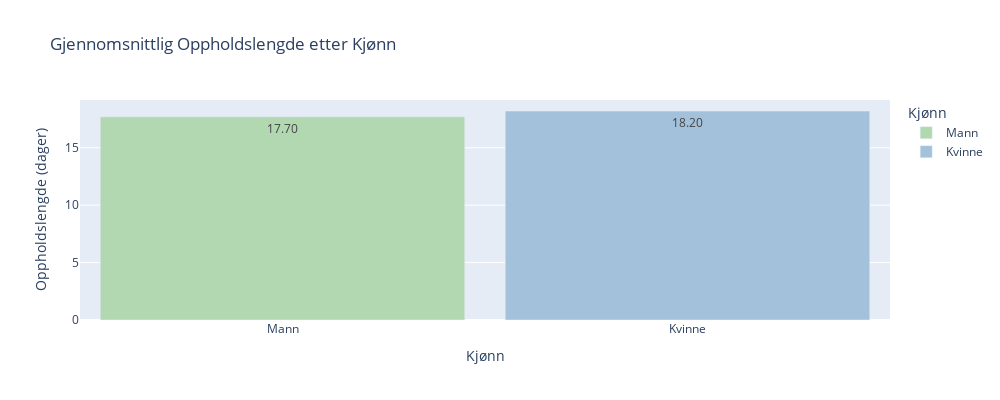

Source (notebook cell):
### Code cell
#Gjennomsnittlig oppholdslengde etter kjønn.

combined_df = X_train.copy()
combined_df['oppholdslengde'] = y_train

# Beregn gjennomsnittlig oppholdslengde etter kjønn.
opphold_by_gender = combined_df.groupby(['kjønn_female']).agg({'oppholdslengde': 'mean'}).reset_index()
opphold_by_gender['Kjønn'] = opphold_by_gender['kjønn_female'].map({1: 'Kvinne', 0: 'Mann'})
opphold_by_gender['Gjennomsnittlig Oppholdslengde (dager)'] = round(opphold_by_gender['oppholdslengde'], 1)

# Visualiser som en barplot.
fig1 = px.bar(opphold_by_gender, 
              x='Kjønn', 
              y='Gjennomsnittlig Oppholdslengde (dager)',
              title='Gjennomsnittlig Oppholdslengde etter Kjønn',
              labels={'Gjennomsnittlig Oppholdslengde (dager)': 'Oppholdslengde (dager)', 'Kjønn': 'Kjønn'},
              color='Kjønn',
              color_discrete_map={"Kvinne": "#A3C1DA", "Mann": "#B2D8B2"},
              text='Gjennomsnittlig Oppholdslengde (dager)', 
              width=1000, height = 400)


fig1.update_traces(texttemplate='%{text:.2f}', textposition='inside')

fig1.update_layout(bargap=0.1)
fig1.show()

### Figure 1 — Plotly figure (JSON) as saved in the notebook; plotly's stock layout.template omitted (floating-point values rounded to 4 significant figures)
{"data": [{"alignmentgroup": "True", "hovertemplate": "Kjønn=%{x}<br>Oppholdslengde (dager)=%{text}<extra></extra>", "legendgroup": "Mann", "marker": {"color": "#B2D8B2", "pattern": {"shape": ""}}, "name": "Mann", "offsetgroup": "Mann", "orientation": "v", "showlegend": true, "text": [17.7], "textposition": "inside", "texttemplate": "%{text:.2f}", "type": "bar", "x": ["Mann"], "xaxis": "x", "y": [17.7], "yaxis": "y"}, {"alignmentgroup": "True", "hovertemplate": "Kjønn=%{x}<br>Oppholdslengde (dager)=%{text}<extra></extra>", "legendgroup": "Kvinne", "marker": {"color": "#A3C1DA", "pattern": {"shape": ""}}, "name": "Kvinne", "offsetgroup": "Kvinne", "orientation": "v", "showlegend": true, "text": [18.2], "textposition": "inside", "texttemplate": "%{text:.2f}", "type": "bar", "x": ["Kvinne"], "xaxis": "x", "y": [18.2], "yaxis": "y"}], "layout": {"bargap": 0.1, "barmode": "relative", "height": 400, "legend": {"title": {"text": "Kjønn"}, "tracegroupgap": 0}, "title": {"text": "Gjennomsnittlig Oppholdslengde etter Kjønn"}, "width": 1000, "xaxis": {"anchor": "y", "categoryarray": ["Mann", "Kvinne"], "categoryorder": "array", "domain": [0, 1], "title": {"text": "Kjønn"}}, "yaxis": {"anchor": "x", "domain": [0, 1], "title": {"text": "Oppholdslengde (dager)"}}}}
